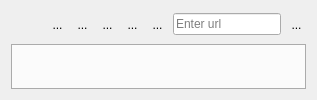
      <widget class="QWidget" name="browserx">
       <attribute name="icon">
        <iconset>
         <normaloff>ico/003.png</normaloff>ico/003.png</iconset>
       </attribute>
       <attribute name="title">
        <string>SearchX</string>
       </attribute>
       <layout class="QVBoxLayout" name="verticalLayout_3">
        <item>
         <layout class="QHBoxLayout" name="horizontalLayout_7">
          <item>
           <widget class="QToolButton" name="back">
            <property name="toolTip">
             <string>Back</string>
            </property>
            <property name="styleSheet">
             <string notr="true">QToolButton{border:none;}</string>
            </property>
            <property name="text">
             <string/>
            </property>
            <property name="icon">
             <iconset>
              <normaloff>ico/007.png</normaloff>ico/007.png</iconset>
            </property>
            <property name="iconSize">
             <size>
              <width>28</width>
              <height>24</height>
             </size>
            </property>
            <property name="toolButtonStyle">
             <enum>Qt::ToolButtonFollowStyle</enum>
            </property>
           </widget>
          </item>
          <item>
           <widget class="QToolButton" name="forward">
            <property name="toolTip">
             <string>Forward</string>
            </property>
            <property name="styleSheet">
             <string notr="true">QToolButton{border:none;}</string>
            </property>
            <property name="text">
             <string>...</string>
            </property>
            <property name="icon">
             <iconset>
              <normaloff>ico/017.png</normaloff>ico/017.png</iconset>
            </property>
            <property name="iconSize">
             <size>
              <width>28</width>
              <height>24</height>
             </size>
            </property>
            <property name="toolButtonStyle">
             <enum>Qt::ToolButtonFollowStyle</enum>
            </property>
           </widget>
          </item>
          <item>
           <widget class="QToolButton" name="refresh">
            <property name="toolTip">
             <string>Refresh</string>
            </property>
            <property name="styleSheet">
             <string notr="true">QToolButton{border:none;}</string>
            </property>
            <property name="text">
             <string>...</string>
            </property>
            <property name="icon">
             <iconset>
              <normaloff>ico/002.png</normaloff>ico/002.png</iconset>
            </property>
            <property name="iconSize">
             <size>
              <width>28</width>
              <height>24</height>
             </size>
            </property>
           </widget>
          </item>
          <item>
           <widget class="QToolButton" name="home">
            <property name="toolTip">
             <string>Home</string>
            </property>
            <property name="styleSheet">
             <string notr="true">QToolButton{border:none;}</string>
            </property>
            <property name="text">
             <string>...</string>
            </property>
            <property name="icon">
             <iconset>
              <normaloff>ico/025.png</normaloff>ico/025.png</iconset>
            </property>
            <property name="iconSize">
             <size>
              <width>28</width>
              <height>24</height>
             </size>
            </property>
            <property name="toolButtonStyle">
             <enum>Qt::ToolButtonFollowStyle</enum>
            </property>
           </widget>
          </item>
          <item>
           <widget class="QToolButton" name="addtab">
            <property name="toolTip">
             <string>Add new tab</string>
            </property>
            <property name="styleSheet">
             <string notr="true">QToolButton{border:none;}</string>
            </property>
            <property name="text">
             <string>...</string>
            </property>
            <property name="icon">
             <iconset>
              <normaloff>ico/004.png</normaloff>ico/004.png</iconset>
            </property>
            <property name="iconSize">
             <size>
              <width>28</width>
              <height>24</height>
             </size>
            </property>
            <property name="toolButtonStyle">
             <enum>Qt::ToolButtonFollowStyle</enum>
            </property>
           </widget>
          </item>
          <item>
           <widget class="QToolButton" name="httpsicon">
            <property name="styleSheet">
             <string notr="true">QToolButton{border:none;}</string>
            </property>
            <property name="text">
             <string>...</string>
            </property>
            <property name="icon">
             <iconset>
              <normaloff>ico/013.png</normaloff>ico/013.png</iconset>
            </property>
            <property name="toolButtonStyle">
             <enum>Qt::ToolButtonFollowStyle</enum>
            </property>
           </widget>
          </item>
          <item>
           <widget class="QLineEdit" name="urlbox">
            <property name="toolTip">
             <string/>
            </property>
            <property name="placeholderText">
             <string>Enter url</string>
            </property>
           </widget>
          </item>
          <item>
           <widget class="QToolButton" name="stop">
            <property name="toolTip">
             <string>Stop loading</string>
            </property>
            <property name="styleSheet">
             <string notr="true">QToolButton{border:none;}</string>
            </property>
            <property name="text">
             <string>...</string>
            </property>
            <property name="icon">
             <iconset>
              <normaloff>ico/015.png</normaloff>ico/015.png</iconset>
            </property>
            <property name="iconSize">
             <size>
              <width>30</width>
              <height>24</height>
             </size>
            </property>
            <property name="toolButtonStyle">
             <enum>Qt::ToolButtonFollowStyle</enum>
            </property>
           </widget>
          </item>
         </layout>
        </item>
        <item>
         <widget class="QTabWidget" name="searchx">
          <property name="tabPosition">
           <enum>QTabWidget::South</enum>
          </property>
          <property name="currentIndex">
           <number>-1</number>
          </property>
          <property name="tabsClosable">
           <bool>true</bool>
          </property>
          <property name="movable">
           <bool>true</bool>
          </property>
         </widget>
        </item>
       </layout>
      </widget>
